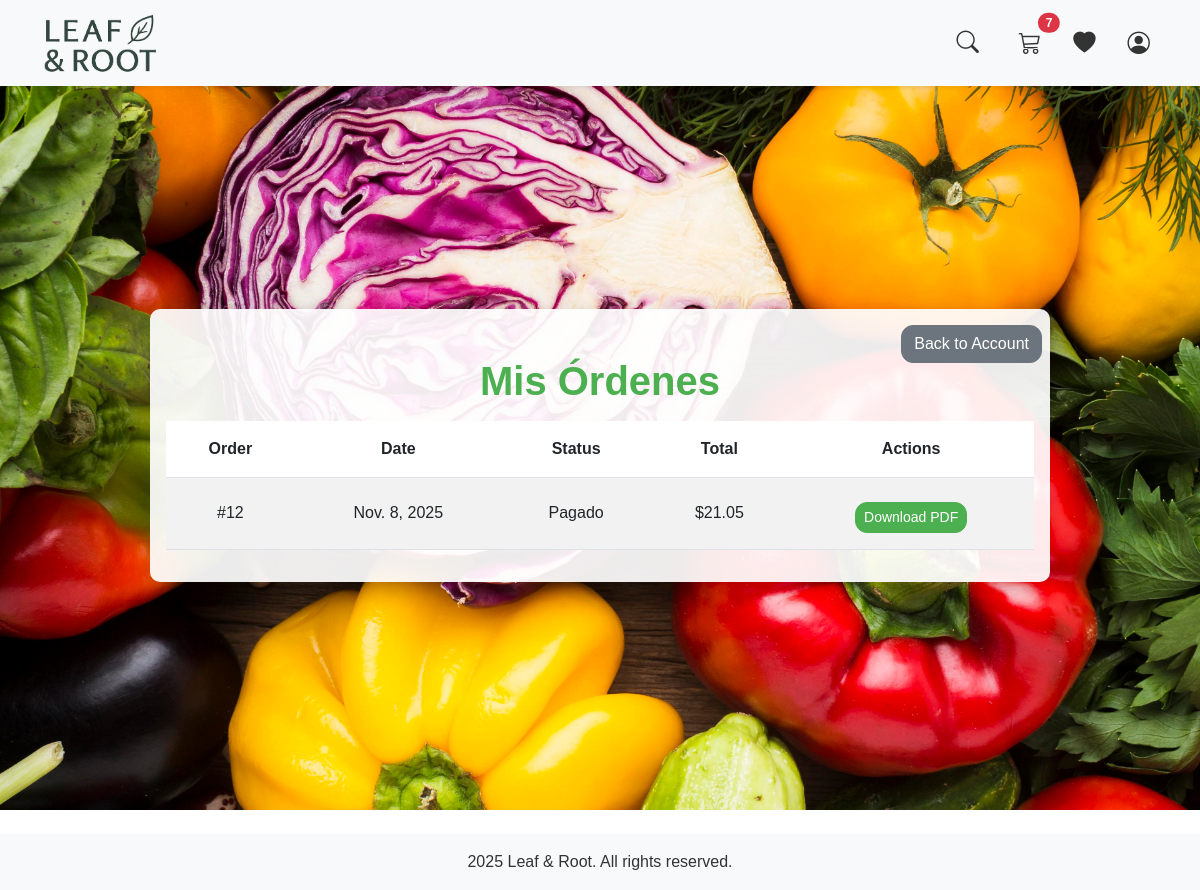
Before: /orders/my-orders/ (signed in) with the older database file.
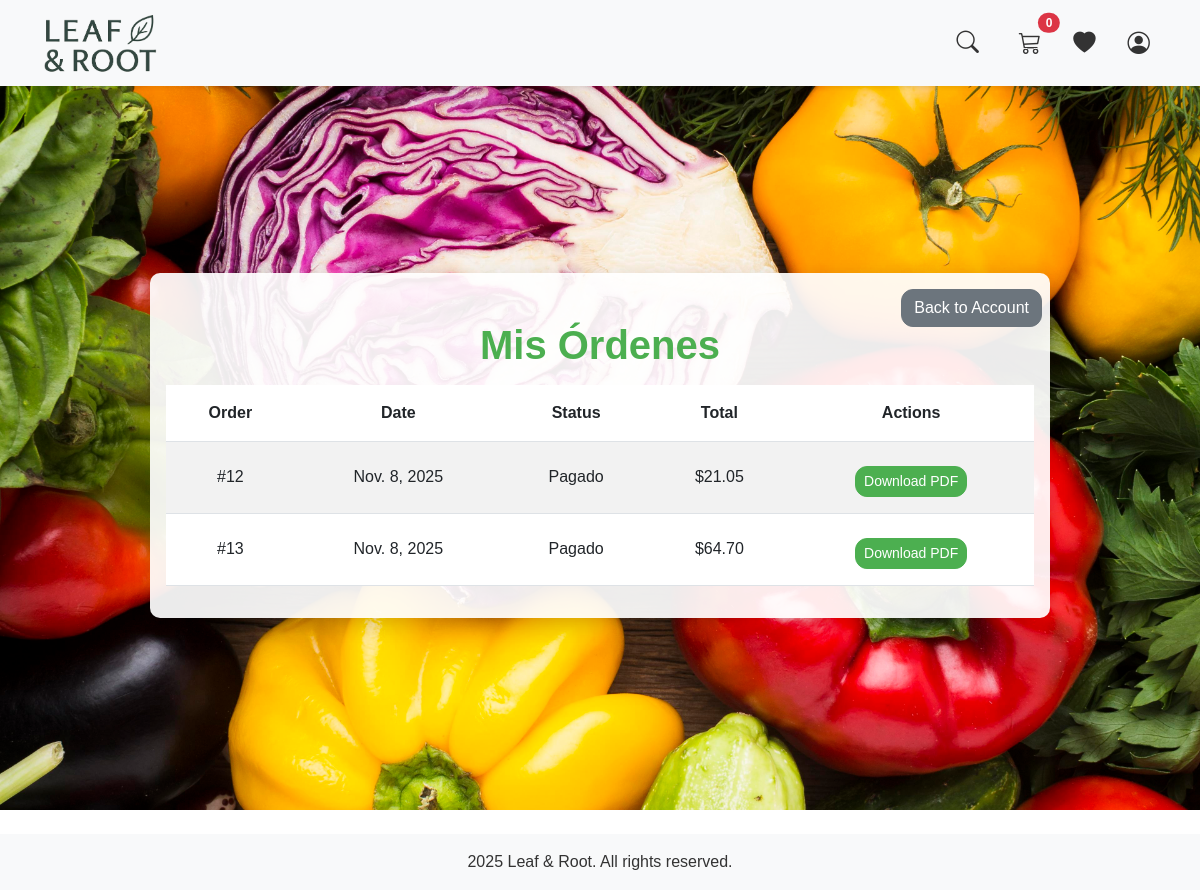
After: the same page with the newer database file.
### users/models.py (models this page shows, shortened)
class Customer(models.Model):
    id_customer = models.AutoField(primary_key=True)
    user = models.OneToOneField(User, on_delete=models.CASCADE, null=True, blank=True)
    name = models.CharField(max_length=200)
    email = models.EmailField(unique=True)
    address = models.CharField(max_length=255)
    phone = models.CharField(max_length=20)
    class Meta:
        verbose_name = "Cliente"
        verbose_name_plural = "Clientes"

### carrito/models.py (models this page shows, shortened)
class Cart(models.Model):
    id_cart = models.AutoField(primary_key=True)
    customer = models.OneToOneField(Customer, on_delete=models.CASCADE)
    def total_items(self):
        return self.items.aggregate(total=models.Sum('quantity'))['total'] or 0 # type: ignore

### ordenes/models.py (models this page shows, shortened)
class Order(models.Model):
    STATUS_CHOICES = [
        ("Pendiente", "Pendiente"),
        ("Pagado", "Pagado"),
        ("Cancelada", "Cancelada"),
    ]
    id_order = models.AutoField(primary_key=True)
    order_date = models.DateField(auto_now_add=True)
    status = models.CharField(max_length=50, choices=STATUS_CHOICES, default="Pendiente")
    cart = models.ForeignKey(Cart, on_delete=models.CASCADE, related_name="orders")
    customer = models.ForeignKey(Customer, on_delete=models.CASCADE)
    class Meta:
        verbose_name = "Orden"
        verbose_name_plural = "Órdenes"

### ordenes/views.py (the view)
# urls.py: path("my-orders/", views.my_orders, name="my_orders"),
@login_required
def my_orders(request):
    customer = get_object_or_404(Customer, user=request.user)
    orders_queryset = Order.objects.filter(customer=customer).order_by('-order_date')
    orders_with_totals = []
    for order in orders_queryset:
        id = order.id_order
        date = order.order_date
        estados = order.status
        items = order.items.all() # type: ignore
        total = sum([item.get_subtotal() for item in items])
        orders_with_totals.append({
            "order": order,
            "items": items,
            "total": total,
        })
    return render(request, "ordenes/my_orders.html", {
        "orders": orders_with_totals
    })

### ordenes/models.py (called while the page is built)
    def get_subtotal(self):
        return self.quantity * self.price

### ordenes/templates/ordenes/my_orders.html (shortened to what this page needs)
{% extends "base.html" %}
{% block content %}
{% load static %}
<link rel="stylesheet" href="{% static 'users/css/auth.css' %}">
<link rel="stylesheet" href="{% static 'store/css/base.css' %}">
<div class="auth-bg account-bg">
  <div class="auth-card">
    <a href="{% url 'account_home' %}" class="btn btn-secondary back-btn">Back to Account</a>
    <h1 class="auth-title">Mis Órdenes</h1>
    {% if orders %}
        <table class="table table-striped">
            <thead>
                <tr>
                    <th>Order</th>
                    <th>Date</th>
                    <th>Status</th>
                    <th>Total</th>
                    <th>Actions</th>
                </tr>
            </thead>
            <tbody>
                {% for order_data in orders %}
                <tr>
                    <td>#{{ order_data.order.id_order }}</td>
                    <td>{{ order_data.order.order_date }}</td>
                    <td>{{ order_data.order.status }}</td>
                    <td>${{ order_data.total }}</td>
                    <td>
                        <a href="{% url 'generate_invoice_pdf' order_data.order.id_order %}" class="btn btn-sm btn-primary" target="_blank">Download PDF</a>
                    </td>
                </tr>
                {% endfor %}
            </tbody>
        </table>
    {% else %}
        <p>You have no orders yet.</p>
    {% endif %}
  </div>
</div>
{% endblock %}

### store/templates/base.html (shortened to what this page needs)
<!DOCTYPE html>
{% load static %}
{% load custom_tags %}
<html lang="es">
<head>
    <link rel="stylesheet" href="https://cdn.jsdelivr.net/npm/bootstrap@5.3.0/dist/css/bootstrap.min.css">
    <link rel="stylesheet" href="https://cdn.jsdelivr.net/npm/bootstrap-icons@1.10.5/font/bootstrap-icons.css">
    <link rel="stylesheet" href="{% static 'store/css/base.css' %}">
    <link rel="stylesheet" href="{% static 'carrito/css/cart.css' %}">
</head>
<body>
    <nav class="navbar navbar-expand-lg navbar-light bg-light fixed-top shadow-sm">
        <div class="container">
            <a class="navbar-brand" href="{% url 'home' %}">
                <img src="{% static 'store/images/logo.png' %}" alt="Leaf & Root" height="60" style="margin-top: 0.01rem; margin-bottom: 0.01rem;">
            </a>
        <div class="collapse navbar-collapse" id="navbarNav">
            <ul class="navbar-nav ms-auto">
                        <li class="nav-item me-3">
                        <button id="searchToggle" class="btn p-0 border-0 bg-transparent d-flex align-items-center justify-content-center" style="height: 40px;">
                            <i class="bi bi-search navbar-icon"></i>
                        </button>
                        </li>
                {% if user.is_authenticated %}
                    {% if not user.is_staff and not user.is_superuser %}
                        <li class="nav-item">
                            <a class="nav-link position-relative" href="{% url 'cart_detail' %}">
                                <i class="bi bi-cart3 navbar-icon"></i>
                                <span id="cartCounter"
                                    class="position-absolute top-0 start-100 translate-middle badge rounded-pill bg-danger">
                                    {{ user.customer.cart.total_items|default:"0" }}
                                </span>
                            </a>
                        </li>
                        <li class="nav-item ms-3">
                            <a class="nav-link position-relative" href="{% url 'wishlist' %}">
                                <i class="bi bi-heart-fill navbar-icon"></i>
                            </a>
                        </li>
                    {% endif %}
                    <li class="nav-item ms-3">
                        <a class="nav-link position-relative" href="{% url 'account_home' %}">
                            <i class="bi bi-person-circle navbar-icon"></i>
                        </a>
                    </li>
                {% endif %}
            </ul>
        </div>
    </div>
    </nav>
    <main id="main" class="container mt-4">
        {% block content %}{% endblock %}
    </main>
    <div class="toast-container position-fixed bottom-0 end-0 p-3" style="z-index: 1080;">
    </div>
</body>
<footer class="mt-4 footer">
    <div class="bg-light text-center py-3 mt-4">
        <p class="mb-0"> 2025 Leaf & Root. All rights reserved.</p>
    </div>
</footer>
</html>

Changed rows visible on the page:
added Order: order.id_order "13", order.order_date "Nov. 8, 2025", order.status "Pagado", total "64.70"
Other visible differences:
{{ user.customer.cart.total_items|default:"0" }}: "7" → "0"
